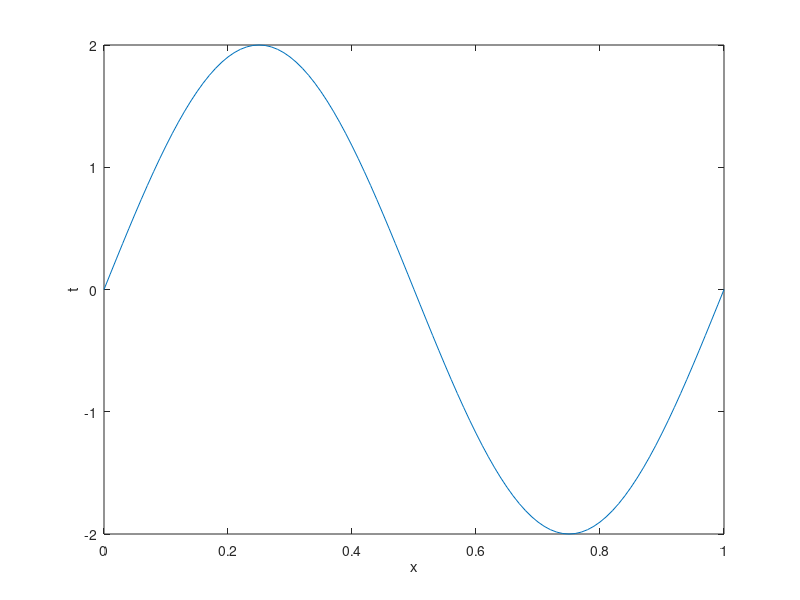

The MATLAB source for this figure:
tic
clear all
for n=1:101,
    t(n) = (n-1)/100;
    x(n) = 2*sin(2*pi*t(n));
end;
plot(t,x)
xlabel('x')
ylabel('t')
toc